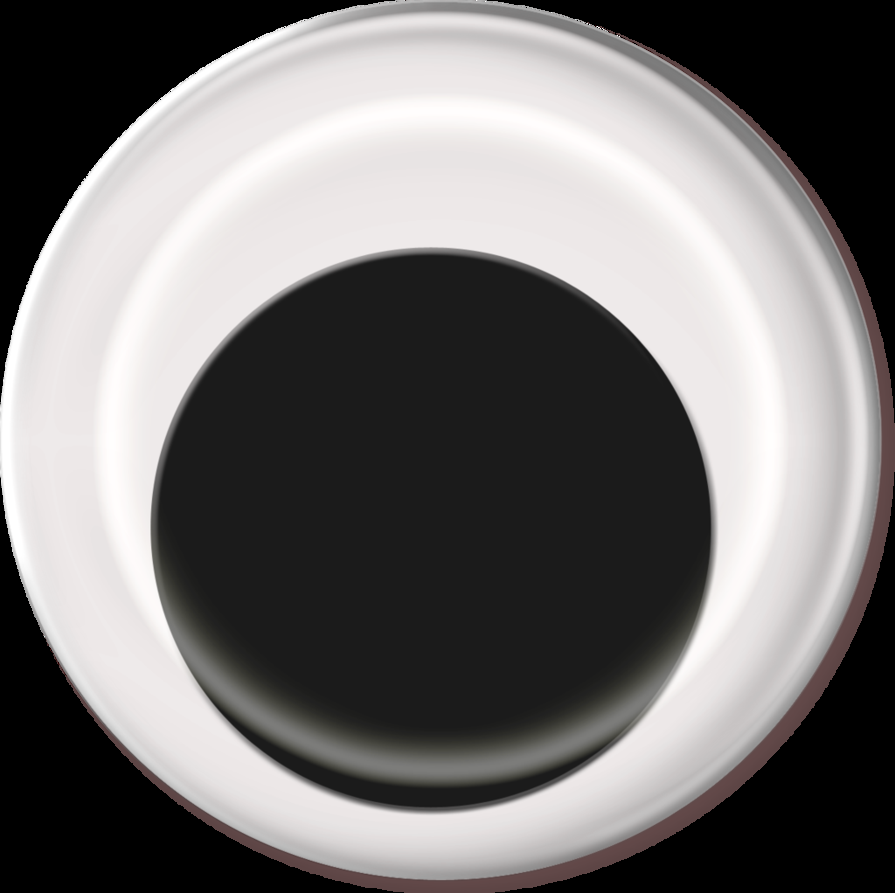
#> input picture eye.png, 895 x 893 px
$ python video.py
#> lines starting #> are read from the running program, lines starting #| are printed output that depends on the picture; after the words box and inside, x2 and y2 are one past the last pixel; in counts of white or black regions, pixels touching at a corner belong together
import numpy as np
import cv2
import sys
from multiprocessing import Process, Queue


from multiprocessing.pool import ThreadPool
from collections import deque
import clock
import time

def process_frame(frame):
        # # some intensive computation...
        # frame = cv2.medianBlur(frame, 19)
        # frame = cv2.medianBlur(frame, 19)
		# frame = cv2.imread('face.jpg')
       # Added
	gray = cv2.cvtColor(frame, cv2.COLOR_BGR2GRAY)

	#cv2.imshow('frame',gray)

	#faces = face_cascade.detectMultiScale(gray, 1.3, 5)
	faces = face_cascade.detectMultiScale(gray, 1.3, 5)
	for (x,y,w,h) in faces:
		cv2.rectangle(frame,(x,y),(x+w,y+h),(255,0,0),1)

		roi_gray = gray[y:y+h, x:x+w]
		roi_color = frame[y:y+h, x:x+w]
		eyes = eye_cascade.detectMultiScale(roi_gray,1.3,15)
		for (ex,ey,ew,eh) in eyes:
			# eye_position = frame[ex:ex+ew,ey:ey+eh]
			eye = cv2.resize(eye_raw, (ew, eh))
			# eye_array = eye[0:ew,0:eh]
			y_offset = y + ey
			x_offset = x + ex;
			for c in range(0,3):
				frame[y_offset:y_offset+eye.shape[0], x_offset:x_offset+eye.shape[1], c] = eye[:,:,c] * (eye[:,:,3]/255.0) +  frame[y_offset:y_offset+eye.shape[0], x_offset:x_offset+eye.shape[1], c] * (1.0 - eye[:,:,3]/255.0)
	return frame

face_cascade = cv2.CascadeClassifier('haar/haarcascade_frontalface_default.xml')
eye_cascade = cv2.CascadeClassifier('haar/haarcascade_eye.xml')
eye_raw = cv2.imread('eye.png', -1)
#> eye_raw is the input picture: shape (893, 895, 4); mean B, G, R, A 113.5, 113.8, 116.1, 195.2
cap = cv2.VideoCapture(0)

# [22 lines of commented-out code are left out]

while True:
	junk, frame = cap.read()
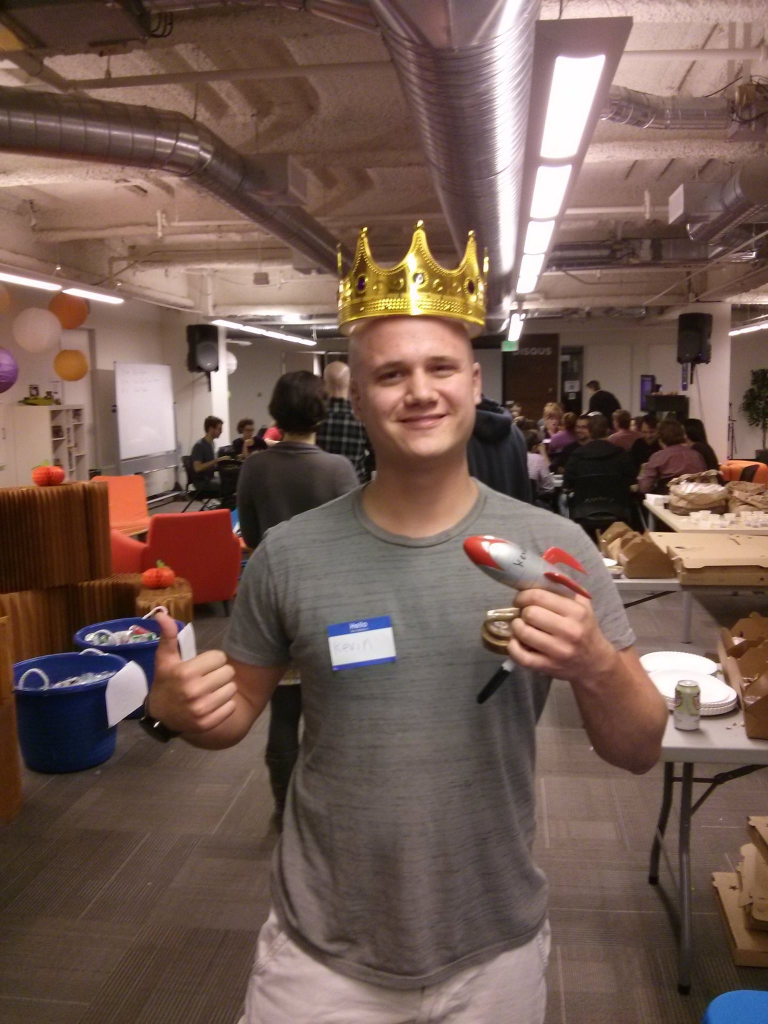
#> input picture face.jpg, 1536 x 2048 px, given in place of the camera (shown at 1/2 size)
#> frame is the input picture: shape (2048, 1536, 3); mean B, G, R 81.7, 90.9, 114.5
	result = process_frame(frame.copy())
#> in process_frame, `gray = cv2.cvtColor(frame, cv2.COLOR_BGR2GRAY)`:
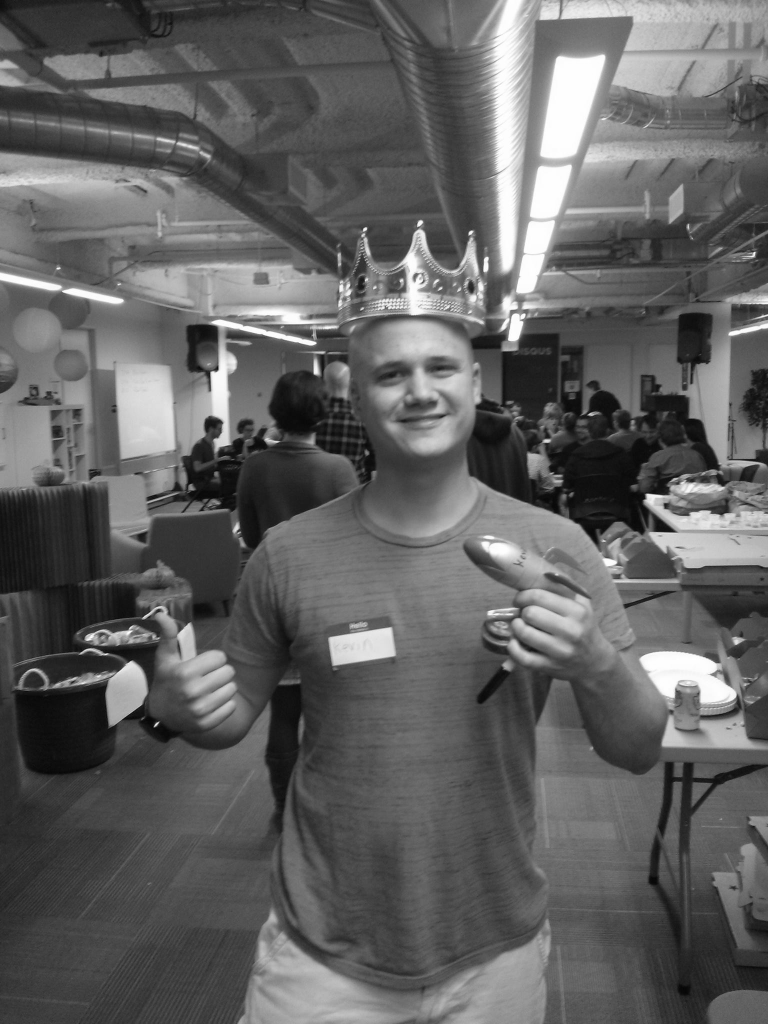
#> gray: shape (2048, 1536) (shown at 1/2 size); min 2, max 255, mean 97
#> in process_frame, `faces = face_cascade.detectMultiScale(gray, 1.3, 5)`: faces = [[709, 638, 265, 265]]
#> the loop in process_frame, `for (x,y,w,h) in faces:` made 1 pass
#> pass 1, in process_frame, `roi_gray = gray[y:y+h, x:x+w]`:
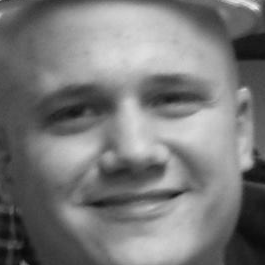
#> roi_gray: shape (265, 265); min 9, max 233, mean 121.5
#> pass 1, in process_frame, `roi_color = frame[y:y+h, x:x+w]`:
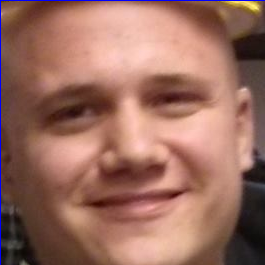
#> roi_color: shape (265, 265, 3); mean B, G, R 95.6, 108.9, 154.6
#> after the loop in process_frame, `for (x,y,w,h) in faces:`: frame: shape (2048, 1536, 3); 0.03% of pixels changed, all inside (x1, y1, x2, y2) = (709, 638, 975, 904)
	cv2.imshow('threaded video', result)
	cv2.waitKey(5)


class DummyTask:
    def __init__(self, data):
        self.data = data
    def ready(self):
        return True
    def get(self):
        return self.data
